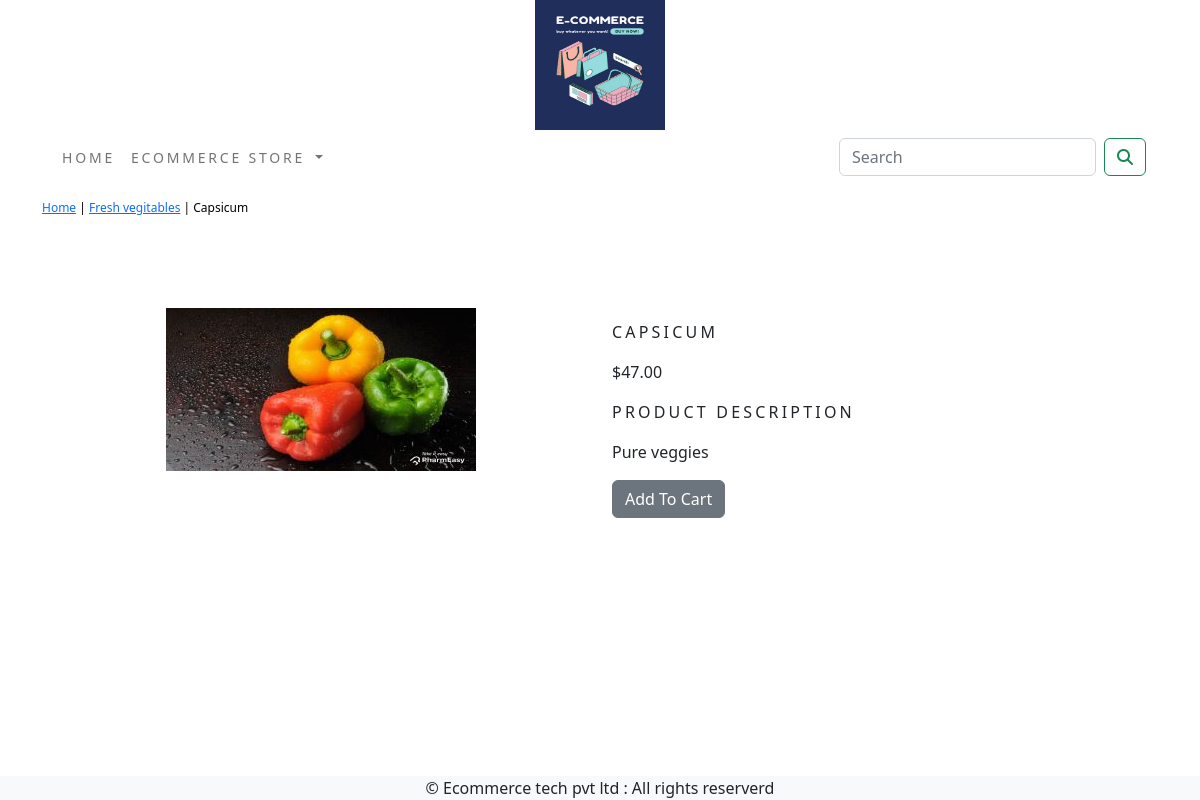
/ecommerceapp/fresh-vegitables/capsicum/, run on the app's committed database.
### ecommerceapp/models.py (models this page shows, shortened)
class Product(models.Model):
    name=models.CharField(max_length=250,unique=True)
    slug=models.SlugField(max_length=250,unique=True)
    description=models.TextField(blank=True)
    price=models.DecimalField(max_digits=10,decimal_places=2)
    category=models.ForeignKey(Category,on_delete=models.CASCADE)
    image=models.ImageField(upload_to='product',blank=True)
    stock=models.IntegerField()
    available=models.BooleanField(default=True)
    created=models.DateTimeField(auto_now_add=True)
    updated=models.DateTimeField(auto_now=True)
    class Meta:
        ordering=('name',)
        verbose_name='product'
        verbose_name_plural='products'

class Category(models.Model):
    name=models.CharField(max_length=250,unique=True)
    slug=models.SlugField(max_length=250,unique=True)
    description=models.TextField(blank=True)
    image=models.ImageField(upload_to='category',blank=True)
    class Meta:
        ordering=('name',)
        verbose_name='category'
        verbose_name_plural='categories'
    def get_url(self):
        return reverse('ecommerceapp:product_by_category',args=[self.slug])
    def __str__(self):
        return '{}'.format(self.name)

### ecommerceapp/views.py (the view)
# urls.py: path('<slug:c_slug>/<slug:product_slug>/',views.ProDetail,name='prodCatdetail')
def ProDetail(request,c_slug,product_slug):
    try:
        product=Product.objects.get(category__slug=c_slug,slug=product_slug)
    except Exception as e:
        raise e
    return render(request,'product.html',{'product':product})

### cartapp/context_processors.py (called while the page is built)
def counter(request):
    item_count=0
    if 'admin' in request.path:
        return {}
    else:
        try:
            cart=Cart.objects.filter(cart_id=_cart_id(request))
            car_items=CartItem.objects.all().filter(cart=cart[:1])
            for cart_item in car_items:
                item_count += cart_item.quantity
        except Cart.DoesNotExist:
            item_count =0
    return dict(item_count=item_count)

### cartapp/views.py (called while the page is built)
def _cart_id(request):
    cart=request.session.session_key
    if not cart:
        cart=request.session.create()
    return cart

### ecommerceapp/context_processors.py (called while the page is built)
def menu_links(request):
    links=Category.objects.all()
    return dict(links=links)

### templates/product.html (shortened to what this page needs)
{% extends 'base.html' %}
{% load static %}
{% block content %}
<div class="row my_prod_row_class">
    <div class="mx_auto">
        <p> <a href="{% url 'ecommerceapp:Allproductcat' %}">Home</a> | <a href="{{product.category.get_url}}">{{product.category}}</a> | {{product.name}} </p>
    </div>
</div>
<div class="container">
<br>
<div class="row">
    <div class="col-12 col-sm-12 col-md-12 col-lg-6 text-center">
        <div style="min-width:18rem">
            <img src="{{product.image.url}}" alt="{{product.name}}">
        </div>
    </div>
        <div class="col-12 col-sm-12 col-md-12 col-lg-6">
            <div>
            <h1 class="my_prod_title">{{product.name}}</h1>
            <p>${{product.price}}</p>
            <p class="my_title">Product Description</p>
            <p class="text-justify my_prod_text">{{product.description}}</p>
            {% if product.stock <= 0 %}
            <p class="text-justify my_prod_text"><b>OUT OF STOCK</b></p>
            {% else %}
            <a class="btn btn-secondary" href="{% url 'cartapp:add_cart' product.id %}">Add To Cart</a>
            {% endif %}
            </div>
        </div>
        </div>
    </div>
</div>
{% endblock %}

### static/css/custom.css (style rules this page uses)
body { font-family: 'Roboto', sans-serif; min-height:100%; display:flex; flex-direction:column; }
.my_title { font-size:16px; text-transform:uppercase; letter-spacing: .2em; }
.my_prod_row_class { height:100px; padding-top:15px; padding-bottom:20px; }
.my_prod_row_class .mx_auto { color:#000; font-size:12px; text-decoration:none; }
.my_prod_title { font-size:16px; text-transform:uppercase; letter-spacing:.2em; padding-top:15px; padding-bottom:10px; }
.my_prod_text { padding-right:20px; }

### data on the page
Product: category "Fresh vegitables", name "Capsicum", image (picture), name "CAPSICUM", price "47.00", description "Pure veggies"
